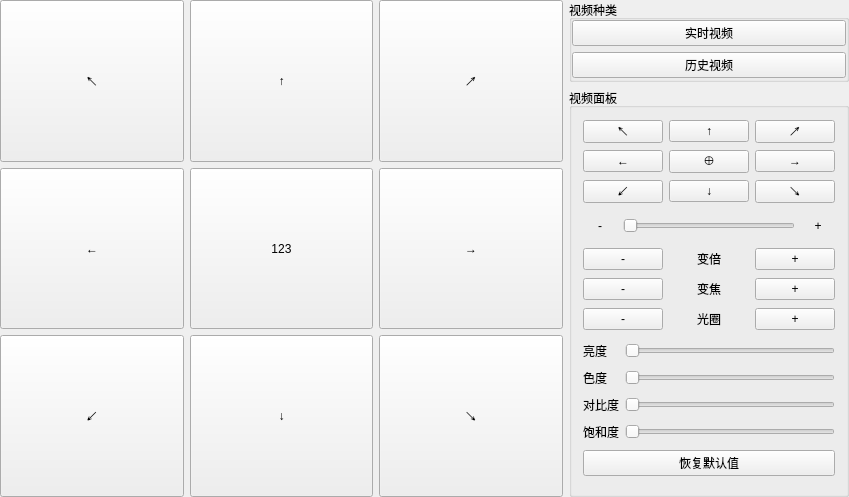
<?xml version="1.0" encoding="UTF-8"?>
<ui version="4.0">
 <class>VideoDisplay</class>
 <widget class="QWidget" name="VideoDisplay">
  <property name="geometry">
   <rect>
    <x>0</x>
    <y>0</y>
    <width>849</width>
    <height>497</height>
   </rect>
  </property>
  <property name="windowTitle">
   <string>VideoDisplay</string>
  </property>
  <layout class="QHBoxLayout" name="horizontalLayout" stretch="5,1">
   <property name="leftMargin">
    <number>0</number>
   </property>
   <property name="topMargin">
    <number>0</number>
   </property>
   <property name="rightMargin">
    <number>0</number>
   </property>
   <property name="bottomMargin">
    <number>0</number>
   </property>
   <item>
    <widget class="QtAV::WidgetRenderer" name="showWidget" native="true">
     <property name="autoFillBackground">
      <bool>false</bool>
     </property>
     <layout class="QVBoxLayout" name="verticalLayout_3">
      <property name="leftMargin">
       <number>0</number>
      </property>
      <property name="topMargin">
       <number>0</number>
      </property>
      <property name="rightMargin">
       <number>0</number>
      </property>
      <property name="bottomMargin">
       <number>0</number>
      </property>
      <item>
       <widget class="QStackedWidget" name="controlStackedWidget">
        <property name="currentIndex">
         <number>0</number>
        </property>
        <widget class="QWidget" name="PTZControllerWidget">
         <layout class="QGridLayout" name="gridLayout">
          <property name="leftMargin">
           <number>0</number>
          </property>
          <property name="topMargin">
           <number>0</number>
          </property>
          <property name="rightMargin">
           <number>0</number>
          </property>
          <property name="bottomMargin">
           <number>0</number>
          </property>
          <item row="0" column="0">
           <widget class="Gui::EmergingButton" name="leftupPushButton">
            <property name="sizePolicy">
             <sizepolicy hsizetype="Preferred" vsizetype="Preferred">
              <horstretch>0</horstretch>
              <verstretch>0</verstretch>
             </sizepolicy>
            </property>
            <property name="styleSheet">
             <string notr="true"/>
            </property>
            <property name="text">
             <string>↖</string>
            </property>
            <property name="flat">
             <bool>false</bool>
            </property>
           </widget>
          </item>
          <item row="0" column="1">
           <widget class="Gui::EmergingButton" name="upPushButton">
            <property name="sizePolicy">
             <sizepolicy hsizetype="Preferred" vsizetype="Preferred">
              <horstretch>0</horstretch>
              <verstretch>0</verstretch>
             </sizepolicy>
            </property>
            <property name="styleSheet">
             <string notr="true"/>
            </property>
            <property name="text">
             <string>↑</string>
            </property>
            <property name="flat">
             <bool>false</bool>
            </property>
           </widget>
          </item>
          <item row="0" column="2">
           <widget class="Gui::EmergingButton" name="rightupPushButton">
            <property name="sizePolicy">
             <sizepolicy hsizetype="Preferred" vsizetype="Preferred">
              <horstretch>0</horstretch>
              <verstretch>0</verstretch>
             </sizepolicy>
            </property>
            <property name="styleSheet">
             <string notr="true"/>
            </property>
            <property name="text">
             <string>↗</string>
            </property>
            <property name="flat">
             <bool>false</bool>
            </property>
           </widget>
          </item>
          <item row="1" column="0">
           <widget class="Gui::EmergingButton" name="leftPushButton">
            <property name="sizePolicy">
             <sizepolicy hsizetype="Preferred" vsizetype="Preferred">
              <horstretch>0</horstretch>
              <verstretch>0</verstretch>
             </sizepolicy>
            </property>
            <property name="styleSheet">
             <string notr="true"/>
            </property>
            <property name="text">
             <string>←</string>
            </property>
            <property name="flat">
             <bool>false</bool>
            </property>
           </widget>
          </item>
          <item row="1" column="1">
           <widget class="Gui::EmergingButton" name="circlePushButton">
            <property name="enabled">
             <bool>true</bool>
            </property>
            <property name="sizePolicy">
             <sizepolicy hsizetype="Preferred" vsizetype="Preferred">
              <horstretch>0</horstretch>
              <verstretch>0</verstretch>
             </sizepolicy>
            </property>
            <property name="cursor">
             <cursorShape>ArrowCursor</cursorShape>
            </property>
            <property name="mouseTracking">
             <bool>false</bool>
            </property>
            <property name="styleSheet">
             <string notr="true"/>
            </property>
            <property name="text">
             <string>123</string>
            </property>
            <property name="icon">
             <iconset resource="Resources/VideoGui.qrc">
              <normaloff>:/新前缀/test.jpg</normaloff>:/新前缀/test.jpg</iconset>
            </property>
            <property name="iconSize">
             <size>
              <width>177</width>
              <height>158</height>
             </size>
            </property>
            <property name="checkable">
             <bool>false</bool>
            </property>
            <property name="autoDefault">
             <bool>false</bool>
            </property>
            <property name="default">
             <bool>false</bool>
            </property>
            <property name="flat">
             <bool>false</bool>
            </property>
           </widget>
          </item>
          <item row="1" column="2">
           <widget class="Gui::EmergingButton" name="rightPushButton">
            <property name="sizePolicy">
             <sizepolicy hsizetype="Preferred" vsizetype="Preferred">
              <horstretch>0</horstretch>
              <verstretch>0</verstretch>
             </sizepolicy>
            </property>
            <property name="styleSheet">
             <string notr="true"/>
            </property>
            <property name="text">
             <string>→</string>
            </property>
            <property name="flat">
             <bool>false</bool>
            </property>
           </widget>
          </item>
          <item row="2" column="0">
           <widget class="Gui::EmergingButton" name="leftdownpushButton">
            <property name="sizePolicy">
             <sizepolicy hsizetype="Preferred" vsizetype="Preferred">
              <horstretch>0</horstretch>
              <verstretch>0</verstretch>
             </sizepolicy>
            </property>
            <property name="styleSheet">
             <string notr="true"/>
            </property>
            <property name="text">
             <string>↙</string>
            </property>
            <property name="flat">
             <bool>false</bool>
            </property>
           </widget>
          </item>
          <item row="2" column="1">
           <widget class="Gui::EmergingButton" name="downPushButton">
            <property name="sizePolicy">
             <sizepolicy hsizetype="Preferred" vsizetype="Preferred">
              <horstretch>0</horstretch>
              <verstretch>0</verstretch>
             </sizepolicy>
            </property>
            <property name="styleSheet">
             <string notr="true"/>
            </property>
            <property name="text">
             <string>↓</string>
            </property>
            <property name="autoDefault">
             <bool>false</bool>
            </property>
            <property name="flat">
             <bool>false</bool>
            </property>
           </widget>
          </item>
          <item row="2" column="2">
           <widget class="Gui::EmergingButton" name="rightdownPushButton">
            <property name="sizePolicy">
             <sizepolicy hsizetype="Preferred" vsizetype="Preferred">
              <horstretch>0</horstretch>
              <verstretch>0</verstretch>
             </sizepolicy>
            </property>
            <property name="styleSheet">
             <string notr="true"/>
            </property>
            <property name="text">
             <string>↘</string>
            </property>
            <property name="flat">
             <bool>false</bool>
            </property>
           </widget>
          </item>
         </layout>
        </widget>
        <widget class="QWidget" name="playControllerWidget">
         <layout class="QVBoxLayout" name="verticalLayout_5">
          <property name="leftMargin">
           <number>0</number>
          </property>
          <property name="topMargin">
           <number>0</number>
          </property>
          <property name="rightMargin">
           <number>0</number>
          </property>
          <property name="bottomMargin">
           <number>0</number>
          </property>
          <item>
           <spacer name="verticalSpacer">
            <property name="orientation">
             <enum>Qt::Vertical</enum>
            </property>
            <property name="sizeHint" stdset="0">
             <size>
              <width>20</width>
              <height>212</height>
             </size>
            </property>
           </spacer>
          </item>
          <item>
           <widget class="Gui::EmergingWidget" name="palyWidget" native="true">
            <layout class="QGridLayout" name="gridLayout_2" rowstretch="1,1" columnstretch="1,2,1,2,1,2,1,2,1">
             <property name="leftMargin">
              <number>0</number>
             </property>
             <property name="topMargin">
              <number>0</number>
             </property>
             <property name="rightMargin">
              <number>0</number>
             </property>
             <property name="bottomMargin">
              <number>0</number>
             </property>
             <item row="0" column="0">
              <spacer name="horizontalSpacer_5">
               <property name="orientation">
                <enum>Qt::Horizontal</enum>
               </property>
               <property name="sizeHint" stdset="0">
                <size>
                 <width>72</width>
                 <height>20</height>
                </size>
               </property>
              </spacer>
             </item>
             <item row="0" column="1">
              <widget class="QPushButton" name="stopPushButton">
               <property name="text">
                <string>停止</string>
               </property>
              </widget>
             </item>
             <item row="0" column="2">
              <spacer name="horizontalSpacer">
               <property name="orientation">
                <enum>Qt::Horizontal</enum>
               </property>
               <property name="sizeHint" stdset="0">
                <size>
                 <width>46</width>
                 <height>20</height>
                </size>
               </property>
              </spacer>
             </item>
             <item row="0" column="3">
              <widget class="QPushButton" name="lastPushButton">
               <property name="text">
                <string>上一个</string>
               </property>
              </widget>
             </item>
             <item row="0" column="4">
              <spacer name="horizontalSpacer_2">
               <property name="orientation">
                <enum>Qt::Horizontal</enum>
               </property>
               <property name="sizeHint" stdset="0">
                <size>
                 <width>45</width>
                 <height>20</height>
                </size>
               </property>
              </spacer>
             </item>
             <item row="0" column="5">
              <widget class="QPushButton" name="playOrPausePushButton">
               <property name="text">
                <string>播放/暂停</string>
               </property>
              </widget>
             </item>
             <item row="0" column="6">
              <spacer name="horizontalSpacer_3">
               <property name="orientation">
                <enum>Qt::Horizontal</enum>
               </property>
               <property name="sizeHint" stdset="0">
                <size>
                 <width>46</width>
                 <height>20</height>
                </size>
               </property>
              </spacer>
             </item>
             <item row="0" column="7">
              <widget class="QPushButton" name="nextPushButton">
               <property name="text">
                <string>下一个</string>
               </property>
              </widget>
             </item>
             <item row="0" column="8">
              <spacer name="horizontalSpacer_4">
               <property name="orientation">
                <enum>Qt::Horizontal</enum>
               </property>
               <property name="sizeHint" stdset="0">
                <size>
                 <width>72</width>
                 <height>20</height>
                </size>
               </property>
              </spacer>
             </item>
             <item row="1" column="0">
              <widget class="QPushButton" name="yesterdayPushButton">
               <property name="text">
                <string>&lt;</string>
               </property>
              </widget>
             </item>
             <item row="1" column="8">
              <widget class="QPushButton" name="tomorrowPushButton">
               <property name="sizePolicy">
                <sizepolicy hsizetype="Preferred" vsizetype="Fixed">
                 <horstretch>0</horstretch>
                 <verstretch>0</verstretch>
                </sizepolicy>
               </property>
               <property name="text">
                <string>&gt;</string>
               </property>
              </widget>
             </item>
             <item row="1" column="1" colspan="7">
              <widget class="QSlider" name="todayHorizontalSlider">
               <property name="maximum">
                <number>24</number>
               </property>
               <property name="orientation">
                <enum>Qt::Horizontal</enum>
               </property>
               <property name="tickPosition">
                <enum>QSlider::TicksAbove</enum>
               </property>
               <property name="tickInterval">
                <number>0</number>
               </property>
              </widget>
             </item>
            </layout>
           </widget>
          </item>
          <item>
           <spacer name="verticalSpacer_2">
            <property name="orientation">
             <enum>Qt::Vertical</enum>
            </property>
            <property name="sizeHint" stdset="0">
             <size>
              <width>20</width>
              <height>211</height>
             </size>
            </property>
           </spacer>
          </item>
         </layout>
        </widget>
       </widget>
      </item>
     </layout>
    </widget>
   </item>
   <item>
    <widget class="QWidget" name="panelWidget" native="true">
     <property name="sizePolicy">
      <sizepolicy hsizetype="Preferred" vsizetype="Preferred">
       <horstretch>100</horstretch>
       <verstretch>0</verstretch>
      </sizepolicy>
     </property>
     <layout class="QVBoxLayout" name="verticalLayout_2" stretch="1,5">
      <property name="leftMargin">
       <number>0</number>
      </property>
      <property name="topMargin">
       <number>0</number>
      </property>
      <property name="rightMargin">
       <number>0</number>
      </property>
      <property name="bottomMargin">
       <number>0</number>
      </property>
      <item>
       <widget class="QGroupBox" name="videoGroupBox">
        <property name="title">
         <string>视频种类</string>
        </property>
        <layout class="QVBoxLayout" name="verticalLayout" stretch="1,1">
         <property name="leftMargin">
          <number>0</number>
         </property>
         <property name="topMargin">
          <number>0</number>
         </property>
         <property name="rightMargin">
          <number>0</number>
         </property>
         <property name="bottomMargin">
          <number>0</number>
         </property>
         <item>
          <widget class="QPushButton" name="realtimeVideoPushButton">
           <property name="text">
            <string>实时视频</string>
           </property>
          </widget>
         </item>
         <item>
          <widget class="QPushButton" name="historicVideoPushButton">
           <property name="text">
            <string>历史视频</string>
           </property>
          </widget>
         </item>
        </layout>
       </widget>
      </item>
      <item>
       <widget class="QGroupBox" name="panelGroupBox">
        <property name="title">
         <string>视频面板</string>
        </property>
        <layout class="QVBoxLayout" name="verticalLayout_4">
         <property name="leftMargin">
          <number>0</number>
         </property>
         <property name="topMargin">
          <number>0</number>
         </property>
         <property name="rightMargin">
          <number>0</number>
         </property>
         <property name="bottomMargin">
          <number>0</number>
         </property>
         <item>
          <widget class="QStackedWidget" name="panelStackedWidget">
           <property name="currentIndex">
            <number>0</number>
           </property>
           <widget class="QWidget" name="page">
            <layout class="QVBoxLayout" name="verticalLayout_6" stretch="3,1,3,5">
             <item>
              <widget class="QWidget" name="panWidget" native="true">
               <layout class="QGridLayout" name="gridLayout_3">
                <property name="leftMargin">
                 <number>0</number>
                </property>
                <property name="topMargin">
                 <number>0</number>
                </property>
                <property name="rightMargin">
                 <number>0</number>
                </property>
                <property name="bottomMargin">
                 <number>0</number>
                </property>
                <item row="0" column="0">
                 <widget class="QPushButton" name="leftupPushButton_2">
                  <property name="text">
                   <string>↖</string>
                  </property>
                 </widget>
                </item>
                <item row="0" column="1">
                 <widget class="QPushButton" name="upPushButton_2">
                  <property name="text">
                   <string>↑</string>
                  </property>
                 </widget>
                </item>
                <item row="0" column="2">
                 <widget class="QPushButton" name="rightupPushButton_2">
                  <property name="text">
                   <string>↗</string>
                  </property>
                 </widget>
                </item>
                <item row="1" column="0">
                 <widget class="QPushButton" name="leftPushButton_2">
                  <property name="text">
                   <string>←</string>
                  </property>
                 </widget>
                </item>
                <item row="1" column="1">
                 <widget class="QPushButton" name="circlePushButton_2">
                  <property name="text">
                   <string>⊕</string>
                  </property>
                  <property name="icon">
                   <iconset resource="Resources/VideoGui.qrc">
                    <normaloff>:/新前缀/test.jpg</normaloff>:/新前缀/test.jpg</iconset>
                  </property>
                 </widget>
                </item>
                <item row="1" column="2">
                 <widget class="QPushButton" name="rightPushButton_2">
                  <property name="text">
                   <string>→</string>
                  </property>
                 </widget>
                </item>
                <item row="2" column="0">
                 <widget class="QPushButton" name="leftdownPushButton">
                  <property name="text">
                   <string>↙</string>
                  </property>
                 </widget>
                </item>
                <item row="2" column="1">
                 <widget class="QPushButton" name="downPushButton_2">
                  <property name="text">
                   <string>↓</string>
                  </property>
                 </widget>
                </item>
                <item row="2" column="2">
                 <widget class="QPushButton" name="rightdownPushButton_2">
                  <property name="text">
                   <string>↘</string>
                  </property>
                 </widget>
                </item>
               </layout>
              </widget>
             </item>
             <item>
              <widget class="QWidget" name="speedWidget" native="true">
               <layout class="QHBoxLayout" name="horizontalLayout_2" stretch="1,5,1">
                <property name="leftMargin">
                 <number>0</number>
                </property>
                <property name="topMargin">
                 <number>0</number>
                </property>
                <property name="rightMargin">
                 <number>0</number>
                </property>
                <property name="bottomMargin">
                 <number>0</number>
                </property>
                <item>
                 <widget class="QLabel" name="decreaseLabel">
                  <property name="text">
                   <string>-</string>
                  </property>
                  <property name="alignment">
                   <set>Qt::AlignCenter</set>
                  </property>
                 </widget>
                </item>
                <item>
                 <widget class="QSlider" name="speedHorizontalSlider">
                  <property name="orientation">
                   <enum>Qt::Horizontal</enum>
                  </property>
                 </widget>
                </item>
                <item>
                 <widget class="QLabel" name="increaseLabel">
                  <property name="text">
                   <string>+</string>
                  </property>
                  <property name="alignment">
                   <set>Qt::AlignCenter</set>
                  </property>
                 </widget>
                </item>
               </layout>
              </widget>
             </item>
             <item>
              <widget class="QWidget" name="cameraWidget" native="true">
               <layout class="QGridLayout" name="gridLayout_5">
                <property name="leftMargin">
                 <number>0</number>
                </property>
                <property name="topMargin">
                 <number>0</number>
                </property>
                <property name="rightMargin">
                 <number>0</number>
                </property>
                <property name="bottomMargin">
                 <number>0</number>
                </property>
                <item row="0" column="0">
                 <widget class="QPushButton" name="tiltDecreasePushButton">
                  <property name="text">
                   <string>-</string>
                  </property>
                 </widget>
                </item>
                <item row="0" column="1">
                 <widget class="QLabel" name="tiltLabel">
                  <property name="text">
                   <string>变倍</string>
                  </property>
                  <property name="alignment">
                   <set>Qt::AlignCenter</set>
                  </property>
                 </widget>
                </item>
                <item row="0" column="2">
                 <widget class="QPushButton" name="tiltIncreasePushButton">
                  <property name="text">
                   <string>+</string>
                  </property>
                 </widget>
                </item>
                <item row="1" column="0">
                 <widget class="QPushButton" name="zoomDecreasePushButton">
                  <property name="text">
                   <string>-</string>
                  </property>
                 </widget>
                </item>
                <item row="1" column="1">
                 <widget class="QLabel" name="zoomLabel">
                  <property name="text">
                   <string>变焦</string>
                  </property>
                  <property name="alignment">
                   <set>Qt::AlignCenter</set>
                  </property>
                 </widget>
                </item>
                <item row="1" column="2">
                 <widget class="QPushButton" name="zoomIncreasePushButton">
                  <property name="text">
                   <string>+</string>
                  </property>
                 </widget>
                </item>
                <item row="2" column="0">
                 <widget class="QPushButton" name="apertureDecreasePushButton">
                  <property name="text">
                   <string>-</string>
                  </property>
                 </widget>
                </item>
                <item row="2" column="1">
                 <widget class="QLabel" name="apertureLabel">
                  <property name="text">
                   <string>光圈</string>
                  </property>
                  <property name="alignment">
                   <set>Qt::AlignCenter</set>
                  </property>
                 </widget>
                </item>
                <item row="2" column="2">
                 <widget class="QPushButton" name="apertureIncreasePushButton">
                  <property name="text">
                   <string>+</string>
                  </property>
                 </widget>
                </item>
               </layout>
              </widget>
             </item>
             <item>
              <widget class="QWidget" name="colourWidget" native="true">
               <layout class="QGridLayout" name="gridLayout_4">
                <property name="leftMargin">
                 <number>0</number>
                </property>
                <property name="topMargin">
                 <number>0</number>
                </property>
                <property name="rightMargin">
                 <number>0</number>
                </property>
                <property name="bottomMargin">
                 <number>0</number>
                </property>
                <item row="0" column="0">
                 <widget class="QLabel" name="brightnessLabel">
                  <property name="text">
                   <string>亮度</string>
                  </property>
                  <property name="alignment">
                   <set>Qt::AlignLeading|Qt::AlignLeft|Qt::AlignVCenter</set>
                  </property>
                 </widget>
                </item>
                <item row="0" column="1">
                 <widget class="QSlider" name="brightnessHorizontalSlider">
                  <property name="orientation">
                   <enum>Qt::Horizontal</enum>
                  </property>
                 </widget>
                </item>
                <item row="1" column="0">
                 <widget class="QLabel" name="hueLabel">
                  <property name="text">
                   <string>色度</string>
                  </property>
                 </widget>
                </item>
                <item row="1" column="1">
                 <widget class="QSlider" name="hueHorizontalSlider">
                  <property name="orientation">
                   <enum>Qt::Horizontal</enum>
                  </property>
                 </widget>
                </item>
                <item row="2" column="1">
                 <widget class="QSlider" name="contrastHorizontalSlider">
                  <property name="orientation">
                   <enum>Qt::Horizontal</enum>
                  </property>
                 </widget>
                </item>
                <item row="3" column="1">
                 <widget class="QSlider" name="saturationHorizontalSlider">
                  <property name="orientation">
                   <enum>Qt::Horizontal</enum>
                  </property>
                 </widget>
                </item>
                <item row="4" column="0" colspan="2">
                 <widget class="QPushButton" name="defaultValuePushButton">
                  <property name="text">
                   <string>恢复默认值</string>
                  </property>
                 </widget>
                </item>
                <item row="2" column="0">
                 <widget class="QLabel" name="contrastLabel">
                  <property name="text">
                   <string>对比度</string>
                  </property>
                 </widget>
                </item>
                <item row="3" column="0">
                 <widget class="QLabel" name="saturationLabel">
                  <property name="text">
                   <string>饱和度</string>
                  </property>
                 </widget>
                </item>
               </layout>
              </widget>
             </item>
            </layout>
           </widget>
           <widget class="QWidget" name="page_2">
            <layout class="QVBoxLayout" name="verticalLayout_8" stretch="8,2,10">
             <item>
              <widget class="QCalendarWidget" name="calendarWidget"/>
             </item>
             <item>
              <widget class="QWidget" name="durationWidget" native="true">
               <layout class="QGridLayout" name="gridLayout_6" rowstretch="0,0" columnstretch="1,3">
                <property name="leftMargin">
                 <number>0</number>
                </property>
                <property name="topMargin">
                 <number>0</number>
                </property>
                <property name="rightMargin">
                 <number>0</number>
                </property>
                <property name="bottomMargin">
                 <number>0</number>
                </property>
                <item row="0" column="0">
                 <widget class="QLabel" name="fromLabel">
                  <property name="text">
                   <string>从</string>
                  </property>
                  <property name="alignment">
                   <set>Qt::AlignCenter</set>
                  </property>
                 </widget>
                </item>
                <item row="0" column="1">
                 <widget class="QTimeEdit" name="fromTimeEdit">
                  <property name="alignment">
                   <set>Qt::AlignCenter</set>
                  </property>
                 </widget>
                </item>
                <item row="1" column="0">
                 <widget class="QLabel" name="toLabel">
                  <property name="text">
                   <string>到</string>
                  </property>
                  <property name="alignment">
                   <set>Qt::AlignCenter</set>
                  </property>
                 </widget>
                </item>
                <item row="1" column="1">
                 <widget class="QTimeEdit" name="toTimeEdit">
                  <property name="alignment">
                   <set>Qt::AlignCenter</set>
                  </property>
                  <property name="time">
                   <time>
                    <hour>23</hour>
                    <minute>59</minute>
                    <second>59</second>
                   </time>
                  </property>
                 </widget>
                </item>
               </layout>
              </widget>
             </item>
             <item>
              <widget class="QWidget" name="resualtWidget" native="true">
               <layout class="QVBoxLayout" name="verticalLayout_7">
                <property name="leftMargin">
                 <number>0</number>
                </property>
                <property name="topMargin">
                 <number>0</number>
                </property>
                <property name="rightMargin">
                 <number>0</number>
                </property>
                <property name="bottomMargin">
                 <number>0</number>
                </property>
                <item>
                 <widget class="QPushButton" name="searchPushButton">
                  <property name="text">
                   <string>查询</string>
                  </property>
                 </widget>
                </item>
                <item>
                 <widget class="QListWidget" name="resualtListWidget"/>
                </item>
               </layout>
              </widget>
             </item>
            </layout>
           </widget>
          </widget>
         </item>
        </layout>
       </widget>
      </item>
     </layout>
    </widget>
   </item>
  </layout>
 </widget>
 <layoutdefault spacing="6" margin="11"/>
 <customwidgets>
  <customwidget>
   <class>Gui::EmergingButton</class>
   <extends>QPushButton</extends>
   <header>Emerging.h</header>
  </customwidget>
  <customwidget>
   <class>Gui::EmergingWidget</class>
   <extends>QWidget</extends>
   <header>Emerging.h</header>
   <container>1</container>
  </customwidget>
  <customwidget>
   <class>QtAV::WidgetRenderer</class>
   <extends>QWidget</extends>
   <header>../Qt5AV/QtAV/WidgetRenderer.h</header>
   <container>1</container>
  </customwidget>
 </customwidgets>
 <resources>
  <include location="Resources/VideoGui.qrc"/>
 </resources>
 <connections>
  <connection>
   <sender>realtimeVideoPushButton</sender>
   <signal>clicked()</signal>
   <receiver>VideoDisplay</receiver>
   <slot>changeToRealtime()</slot>
   <hints>
    <hint type="sourcelabel">
     <x>847</x>
     <y>40</y>
    </hint>
    <hint type="destinationlabel">
     <x>541</x>
     <y>30</y>
    </hint>
   </hints>
  </connection>
  <connection>
   <sender>historicVideoPushButton</sender>
   <signal>clicked()</signal>
   <receiver>VideoDisplay</receiver>
   <slot>changeToHistoric()</slot>
   <hints>
    <hint type="sourcelabel">
     <x>847</x>
     <y>74</y>
    </hint>
    <hint type="destinationlabel">
     <x>541</x>
     <y>66</y>
    </hint>
   </hints>
  </connection>
  <connection>
   <sender>playOrPausePushButton</sender>
   <signal>clicked()</signal>
   <receiver>VideoDisplay</receiver>
   <slot>playOrPause()</slot>
   <hints>
    <hint type="sourcelabel">
     <x>336</x>
     <y>237</y>
    </hint>
    <hint type="destinationlabel">
     <x>336</x>
     <y>516</y>
    </hint>
   </hints>
  </connection>
 </connections>
 <slots>
  <slot>changeToRealtime()</slot>
  <slot>changeToHistoric()</slot>
  <slot>playOrPause()</slot>
 </slots>
</ui>
